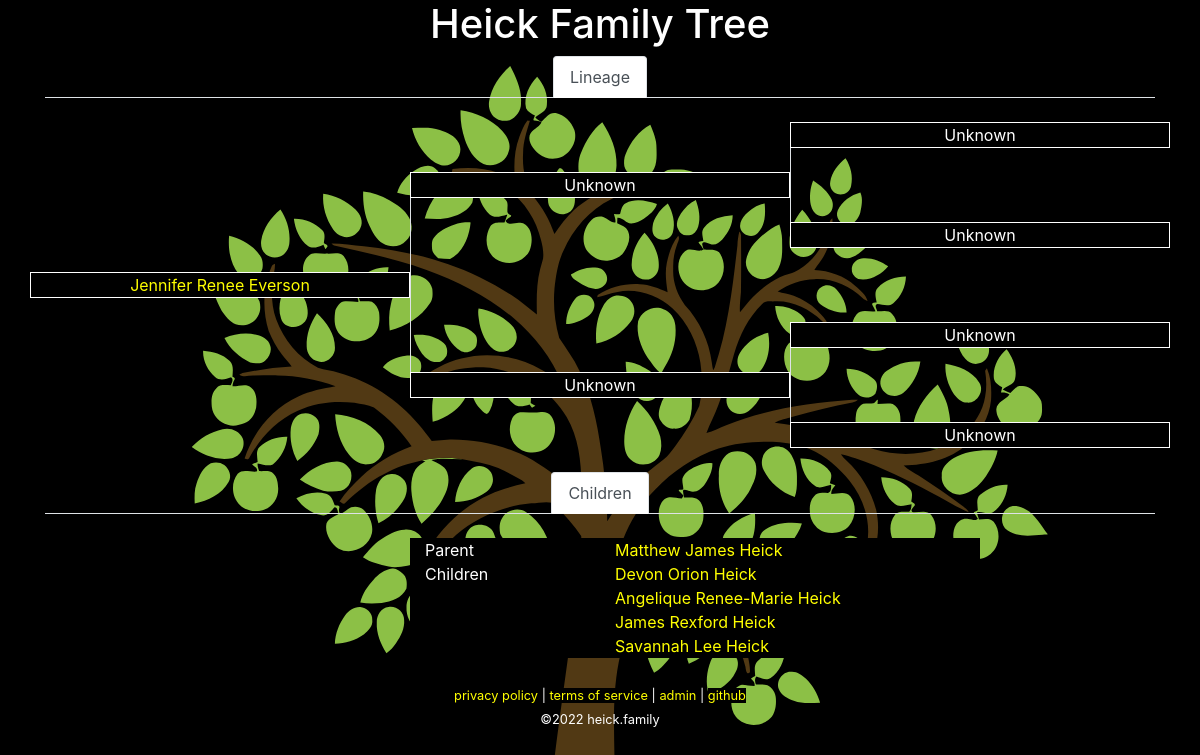
Before: /tree.php?id=9 with the older database file.
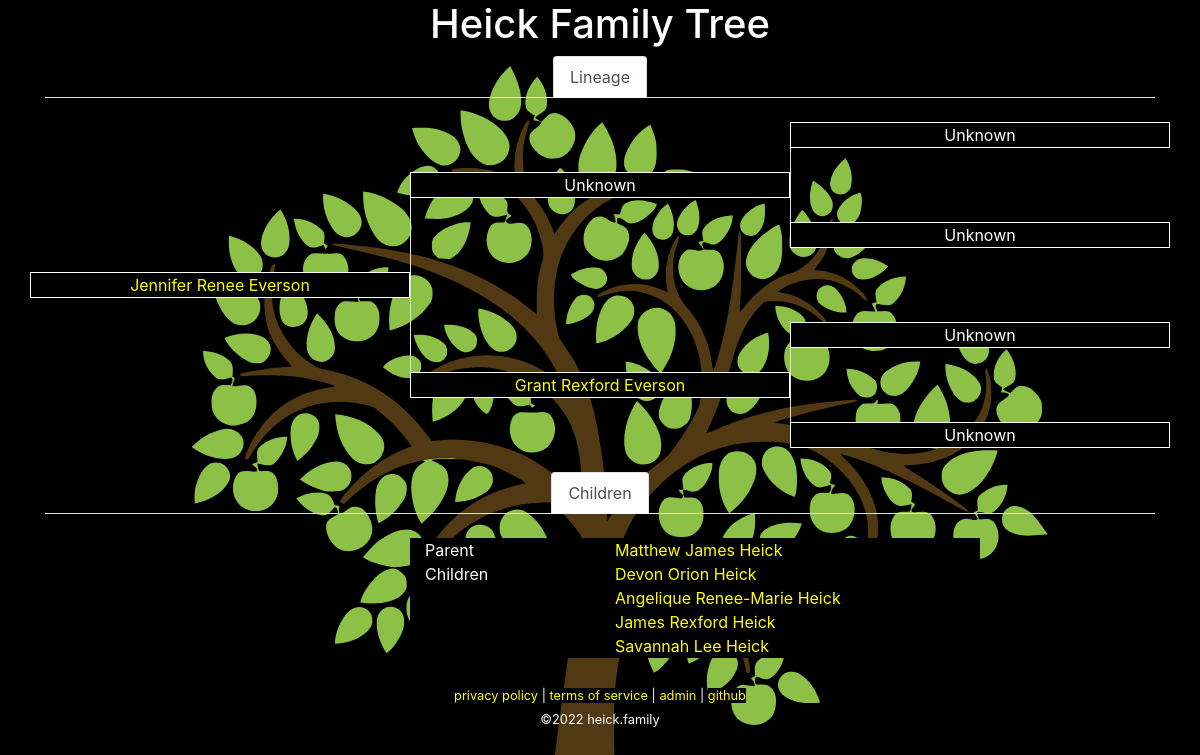
After: the same page with the newer database file.
### tables this page shows
CREATE TABLE `family` (
  `id` int(10) unsigned NOT NULL AUTO_INCREMENT COMMENT 'primary key',
  `name` char(200) NOT NULL,
  `parent-bio-x` int(10) unsigned NOT NULL DEFAULT 0 COMMENT 'mother xx',
  `parent-bio-y` int(10) unsigned NOT NULL DEFAULT 0 COMMENT 'father xy',
  `parent-adopt-a` int(10) unsigned NOT NULL DEFAULT 0,
  `parent-adopt-b` int(10) unsigned NOT NULL DEFAULT 0,
  `partner` int(10) unsigned NOT NULL DEFAULT 0,
  `dob` char(10) NOT NULL DEFAULT '0000-00-00' COMMENT 'date of birth ymd',
  `dod` char(10) NOT NULL DEFAULT '0000-00-00' COMMENT 'date of death ymd',
  `lastupdated` datetime NOT NULL DEFAULT current_timestamp() ON UPDATE current_timestamp(),
  PRIMARY KEY (`id`)
);

### lib/Family.php (called while the page is built, shortened)
<?php
class Family
{
	private static $database = [
		'hostname' => 'localhost',
		'username' => 'heick.family',
		'password' => 'family.heick',
		'database' => 'heick.family',
	];
	private static $link = null;
	public static function getPerson($id = 0)
	{
		if ($id == 0)
		{
			return [];
		}
		$query = 'SELECT * FROM `family` WHERE `id`=' . self::_escape($id) . ' LIMIT 1';
		$result = self::_query($query);
		while ($row = mysqli_fetch_assoc($result))	 {
			return $row;
		}
		return [];
	}
	public static function getParents($id = 0)
	{
		$person = self::getPerson($id);
		$parent_bio_x = isset($person['parent-bio-x']) ? $person['parent-bio-x'] : 0;
		$parent_bio_y = isset($person['parent-bio-y']) ? $person['parent-bio-y'] : 0;
		$parent_adopt_a = isset($person['parent-adopt-a']) ? $person['parent-adopt-a'] : 0;
		$parent_adopt_b = isset($person['parent-adopt-b']) ? $person['parent-adopt-b'] : 0;
		$data = [
			'bio-x' => self::getPerson($parent_bio_x),
			'bio-y' => self::getPerson($parent_bio_y),
			'adopt-a' => self::getPerson($parent_adopt_a),
			'adopt-b' => self::getPerson($parent_adopt_b),
		];
		return $data;
	}
	public static function getPartner($id = 0)
	{
		$person = self::getPerson($id);
		$partner = isset($person['partner']) ? $person['partner'] : 0;
		if ($partner == 0)
		{
			return [];
		}
		return self::getPerson($partner);
	}
	public static function getChildren($id = 0)
	{
		$data = [];
		$query = 'SELECT * FROM `family` WHERE (`parent-bio-x`=' . self::_escape($id) . ' OR `parent-bio-y`=' . self::_escape($id) . ')';
		$result = self::_query($query);
		while ($row = mysqli_fetch_assoc($result))
		{
			$child = $row['id'];
			if ($row['parent-bio-x'] == $id)
			{
				$partner = $row['parent-bio-y'];
			}
			else
			{
				$partner = $row['parent-bio-x'];
			}
			if (!isset($data[$partner]))
			{
				$data[$partner] = [];
			}
			$data[$partner][] = $child;
		}
		return $data;
	}
	public static function getLineage($id = 0)
	{
		$lineage = [
			'partner' => ['id' => 0, 'name' => 'unknown' ],
			'parent-bio-x' => ['id' => 0, 'name' => 'unknown' ],
			'parent-bio-y' => ['id' => 0, 'name' => 'unknown' ],
			'parent-adopt-a' => ['id' => 0, 'name' => 'unknown' ],
			'parent-adopt-b' => ['id' => 0, 'name' => 'unknown' ],
			'parent-x-parent-bio-x' => ['id' => 0, 'name' => 'unknown' ],
			'parent-x-parent-bio-y' => ['id' => 0, 'name' => 'unknown' ],
			'parent-y-parent-bio-x' => ['id' => 0, 'name' => 'unknown' ],
			'parent-y-parent-bio-y' => ['id' => 0, 'name' => 'unknown' ],
		];
		$partner = self::getPartner($id);
		$lineage['partner']['id'] = isset($partner['id']) ? $partner['id'] : 0;
		$lineage['partner']['name'] = self::formatName(self::getPerson($lineage['partner']['id']));
		$parents = self::getParents($id);
		$lineage['parent-bio-x']['id'] = isset($parents['bio-x']['id']) ? $parents['bio-x']['id'] : 0;
		$lineage['parent-bio-x']['name'] = self::formatName(self::getPerson($lineage['parent-bio-x']['id']));
		$lineage['parent-bio-y']['id'] = isset($parents['bio-y']['id']) ? $parents['bio-y']['id'] : 0;
		$lineage['parent-bio-y']['name'] = self::formatName(self::getPerson($lineage['parent-bio-y']['id']));
		$lineage['parent-adopt-a']['id'] = isset($parents['adopt-a']['id']) ? $parents['adopt-a']['id'] : 0;
		$lineage['parent-adopt-a']['name'] = self::formatName(self::getPerson($lineage['parent-adopt-a']['id']));
		$lineage['parent-adopt-b']['id'] = isset($parents['adopt-b']['id']) ? $parents['adopt-b']['id'] : 0;
		$lineage['parent-adopt-b']['name'] = self::formatName(self::getPerson($lineage['parent-adopt-b']['id']));
		$parents = self::getParents($lineage['parent-bio-x']['id']);
		$lineage['parent-x-parent-bio-x']['id'] = isset($parents['bio-x']['id']) ? $parents['bio-x']['id'] : 0;
		$lineage['parent-x-parent-bio-x']['name'] = self::formatName(self::getPerson($lineage['parent-x-parent-bio-x']['id']));
		$lineage['parent-x-parent-bio-y']['id'] = isset($parents['bio-y']['id']) ? $parents['bio-y']['id'] : 0;
		$lineage['parent-x-parent-bio-y']['name'] = self::formatName(self::getPerson($lineage['parent-x-parent-bio-y']['id']));
		$parents = self::getParents($lineage['parent-bio-y']['id']);
		$lineage['parent-y-parent-bio-x']['id'] = isset($parents['bio-x']['id']) ? $parents['bio-x']['id'] : 0;
		$lineage['parent-y-parent-bio-x']['name'] = self::formatName(self::getPerson($lineage['parent-y-parent-bio-x']['id']));
		$lineage['parent-y-parent-bio-y']['id'] = isset($parents['bio-y']['id']) ? $parents['bio-y']['id'] : 0;
		$lineage['parent-y-parent-bio-y']['name'] = self::formatName(self::getPerson($lineage['parent-y-parent-bio-y']['id']));
		return $lineage;
	}
	public static function formatName($id = [])
	{
		if (isset($id['name']))
		{
			return $id['name'];
		}
		return 'Unknown';
	}
	private static function _query($query = null)
	{
		$result = mysqli_query(self::$link, $query);
		return $result;
	}
	private static function _escape($string = "")
	{
		return mysqli_real_escape_string(self::$link, $string);
	}
	private static function _connect()
	{
		if (!is_null(self::$link))
		{
			return;
		}
		$db = self::$database;
		self::$link = mysqli_connect($db['hostname'], $db['username'], $db['password'], $db['database']);
		return;
	}
}

### www/tree.php (the view, shortened to what this page needs)
<?php
require_once('../lib/Family.php');
$id = isset($_GET['id']) ? intval($_GET['id']) : null;
$me = Family::getPerson($id);
$lineage = Family::getLineage($me['id']);
$lineage['me'] = [
	'id' => $me['id'],
	'name' => Family::formatName($me),
];
function showMember($l)
{
	if ($l['id'] == 0)
	{
		echo $l['name'];
	}
	else
	{
		echo '<a href="?id=' . $l['id'] . '">' . $l['name'] . '</a>';
	}
}
?><!DOCTYPE html>
<html lang="en">
	<head>
		<link rel="stylesheet" href="https://cdn.jsdelivr.net/npm/bootstrap@4.6.0/dist/css/bootstrap.min.css">
		<link rel="stylesheet" href="/media/theme.css">
		<link rel="stylesheet" href="/media/tree.css">
	</head>
	<body>
		<div class="container">
<?php require_once("header.php"); ?>
			<div class="row">
				<div class="col">
					<ul class="nav nav-tabs justify-content-center">
						<li class="nav-item">
							<a class="nav-link active" id='tab-lineage' href="#">Lineage</a>
						</li>
					</ul>
				</div>
			</div>
			<div class="row">
				<div class="col-4">&nbsp;</div>
				<div class="col-4">&nbsp;</div>
				<div class="col-4">&nbsp;</div>
			</div>
			<div class="row">
				<div class="col-4">&nbsp;</div>
				<div class="col-4">&nbsp;</div>
				<div title="grandparent" class="col-4 text-center border-full background-black"><?php showMember($lineage['parent-y-parent-bio-y']); ?></div>
			</div>
			<div class="row">
				<div class="col-4">&nbsp;</div>
				<div class="col-4">&nbsp;</div>
				<div class="col-4 border-left">&nbsp;</div>
			</div>
			<div class="row">
				<div class="col-4">&nbsp;</div>
				<div title="parent" class="col-4 text-center border-full background-black"><?php showMember($lineage['parent-bio-y']); ?></div>
				<div class="col-4 border-left">&nbsp;</div>
			</div>
			<div class="row">
				<div class="col-4">&nbsp;</div>
				<div class="col-4 border-left">&nbsp;</div>
				<div class="col-4 border-left">&nbsp;</div>
			</div>
			<div class="row">
				<div class="col-4">&nbsp;</div>
				<div class="col-4 border-left">&nbsp;</div>
				<div title="grandparent" class="col-4 text-center border-full background-black"><?php showMember($lineage['parent-y-parent-bio-x']); ?></div>
			</div>
			<div class="row">
				<div class="col-4">&nbsp;</div>
				<div class="col-4 border-left">&nbsp;</div>
				<div class="col-4">&nbsp;</div>
			</div>
			<div class="row">
				<div title="self" class="col-4 text-center border-full background-black"><?php showMember($lineage['me']); ?></div>
				<div class="col-4 border-left">&nbsp;</div>
				<div class="col-4">&nbsp;</div>
			</div>
			<div class="row">
				<div class="col-4">&nbsp;</div>
				<div class="col-4 border-left">&nbsp;</div>
				<div class="col-4">&nbsp;</div>
			</div>
			<div class="row">
				<div class="col-4">&nbsp;</div>
				<div class="col-4 border-left">&nbsp;</div>
				<div title="grandparent" class="col-4 text-center border-full background-black"><?php showMember($lineage['parent-x-parent-bio-y']); ?></div>
			</div>
			<div class="row">
				<div class="col-4">&nbsp;</div>
				<div class="col-4 border-left">&nbsp;</div>
				<div class="col-4 border-left">&nbsp;</div>
			</div>
			<div class="row">
				<div class="col-4">&nbsp;</div>
				<div title="parent" class="col-4 text-center border-full background-black"><?php showMember($lineage['parent-bio-x']); ?></div>
				<div class="col-4 border-left">&nbsp;</div>
			</div>
			<div class="row">
				<div class="col-4">&nbsp;</div>
				<div class="col-4">&nbsp;</div>
				<div class="col-4 border-left">&nbsp;</div>
			</div>
			<div class="row">
				<?php
if ($lineage['partner']['id'] == 0)
{
	echo '<div class="col-4">&nbsp;</div>';
}
else
{
	echo '<div title="partner" class="col-4 text-center border-full background-black">';
	showMember($lineage['partner']);
	echo '</div>';
}
				?>
				<div class="col-4">&nbsp;</div>
				<div title="grandparent" class="col-4 text-center border-full background-black"><?php showMember($lineage['parent-x-parent-bio-x']); ?></div>
			</div>
			<div class="row">
				<div class="col-12">&nbsp;</div>
			</div>
<?php
$children = Family::getChildren($id);
if (count($children) > 0)
{
?>
			<ul class="nav nav-tabs justify-content-center">
				<li class="nav-item">
					<a class="nav-link active" id='tab-children' href="#">Children</a>
				</li>
			</ul>
			<div class="row">
				<div class="col-12">&nbsp;</div>
			</div>
<?php
foreach ($children as $parent => $childs)
{
	echo "\t\t\t" . '<div class="row">' . "\n";
	echo "\t\t\t\t" . '<div class="col-4">&nbsp;</div>' . "\n";
	echo "\t\t\t\t" . '<div class="col-2 background-black">Parent</div>' . "\n";
	echo "\t\t\t\t" . '<div class="col-4 background-black">';
	$parent_info = Family::getPerson($parent);
	echo '</div>' . "\n";
	echo "\t\t\t\t" . '<div class="col-2">&nbsp;</div>' . "\n";
	echo "\t\t\t" . '</div>' . "\n";
	echo "\t\t\t" . '<div class="row">' . "\n";
	echo "\t\t\t\t" . '<div class="col-4">&nbsp;</div>' . "\n";
	echo "\t\t\t\t" . '<div class="col-2 background-black">Children</div>' . "\n";
	echo "\t\t\t\t" . '<div class="col-4 background-black">';
	foreach ($childs as $c)
	{
		echo '<br>';
	}
	echo '</div>' . "\n";
	echo "\t\t\t\t" . '<div class="col-2">&nbsp;</div>' . "\n";
	echo "\t\t\t" . '</div>' . "\n";
	echo "\t\t\t" . '<div class="row">' . "\n";
	echo "\t\t\t" . '<div class="col-12">&nbsp;</div>' . "\n";
	echo "\t\t\t" . '</div>' . "\n";
}
?>
<?php
}
?>
<?php require_once("footer.php"); ?>
		</div>
	</body>
</html>

### www/header.php
<div class="row">
	<div class="col text-center"><h1 ><a class="header-href" href="index.php">Heick Family Tree</a></h1></div>
</div>

### www/footer.php
<div class="row">
	<div class="col text-center">
		<small>
			<a href="privacypolicy.php">privacy policy</a> |
			<a href="tos.php">terms of service</a> |
			<a href="admin.php">admin</a> |
			<a href="https://github.com/mjheick/ws_heick.family" target="_blank">github</a>
			<br />
			&copy;<?php echo date("Y"); ?> heick.family
		</small>
	</div>
</div>

### www/media/theme.css (style rules this page uses)
body, table, tr, td { background: black; color: white; }
a { color: yellow; background: black; }
.header-href { color: white; }
body { background-image: url('/media/family-tree-fixed.svg'); background-size: cover; background-repeat: no-repeat; }
.background-black { background-color: black; }

### www/media/tree.css (style rules this page uses)
.border-full { border: 1px solid white; }
.border-left { border-left: 1px solid white; }
.background-black { background-color: black; }

Changed rows visible on the page:
added family: name "Grant Rexford Everson"
Other visible differences:
$l['name']: "Unknown Unknown Unknown Unknown Unknown Unknown" → "Unknown Unknown Unknown Unknown Unknown"
